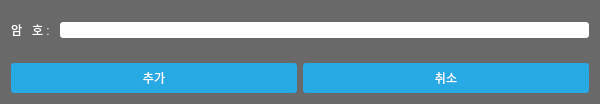
<?xml version="1.0" encoding="UTF-8"?>
<ui version="4.0">
 <class>widgetInputPassClass</class>
 <widget class="QDialog" name="widgetInputPassClass">
  <property name="geometry">
   <rect>
    <x>0</x>
    <y>0</y>
    <width>600</width>
    <height>104</height>
   </rect>
  </property>
  <property name="windowTitle">
   <string>widgetInputPass</string>
  </property>
  <property name="styleSheet">
   <string notr="true">#widgetInputPassClass
{
  background: rgb(105, 105, 105);
  border-radius: 8px;
}

QLabel { color: white; }
QLineEdit { border-radius: 3px; }

QPushButton
{
  color: white;
  background-color: #27a9e3;
  border-width: 0px;
  border-radius: 3px;
}
QPushButton:hover { background-color: #66c011; }</string>
  </property>
  <layout class="QVBoxLayout" name="verticalLayout">
   <item>
    <layout class="QHBoxLayout" name="horizontalLayout_3">
     <property name="topMargin">
      <number>10</number>
     </property>
     <property name="bottomMargin">
      <number>10</number>
     </property>
     <item>
      <widget class="QLabel" name="label_3">
       <property name="text">
        <string>암   호 : </string>
       </property>
      </widget>
     </item>
     <item>
      <widget class="QLineEdit" name="lineEdit_3">
       <property name="echoMode">
        <enum>QLineEdit::Password</enum>
       </property>
      </widget>
     </item>
    </layout>
   </item>
   <item>
    <spacer name="verticalSpacer">
     <property name="orientation">
      <enum>Qt::Vertical</enum>
     </property>
     <property name="sizeHint" stdset="0">
      <size>
       <width>20</width>
       <height>40</height>
      </size>
     </property>
    </spacer>
   </item>
   <item>
    <layout class="QHBoxLayout" name="horizontalLayout_7">
     <item>
      <widget class="QPushButton" name="btnOK">
       <property name="minimumSize">
        <size>
         <width>0</width>
         <height>30</height>
        </size>
       </property>
       <property name="text">
        <string>추가</string>
       </property>
       <property name="default">
        <bool>true</bool>
       </property>
      </widget>
     </item>
     <item>
      <widget class="QPushButton" name="btnCancel">
       <property name="minimumSize">
        <size>
         <width>0</width>
         <height>30</height>
        </size>
       </property>
       <property name="text">
        <string>취소</string>
       </property>
      </widget>
     </item>
    </layout>
   </item>
  </layout>
 </widget>
 <layoutdefault spacing="6" margin="11"/>
 <resources/>
 <connections/>
</ui>
